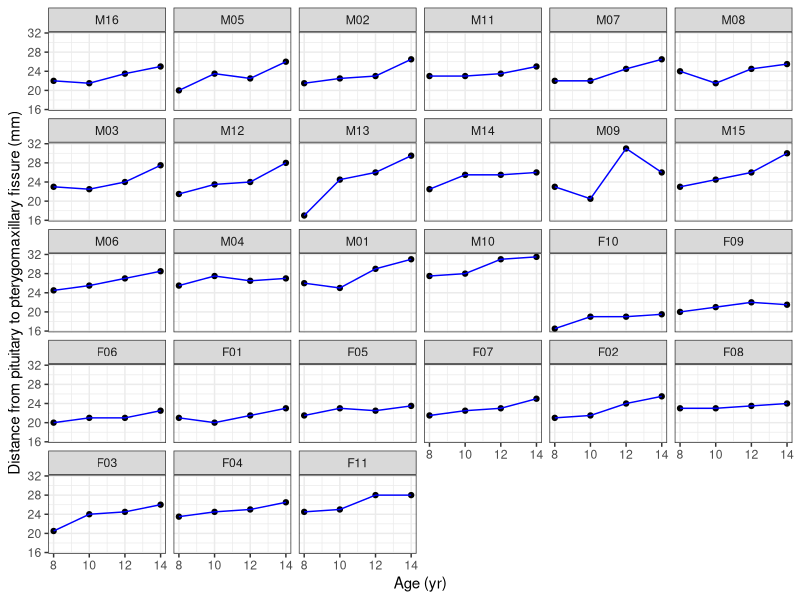
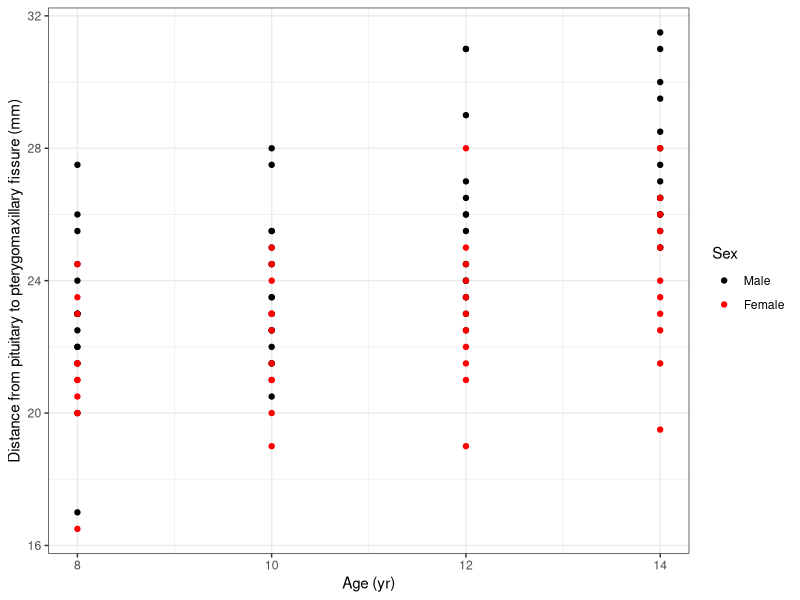
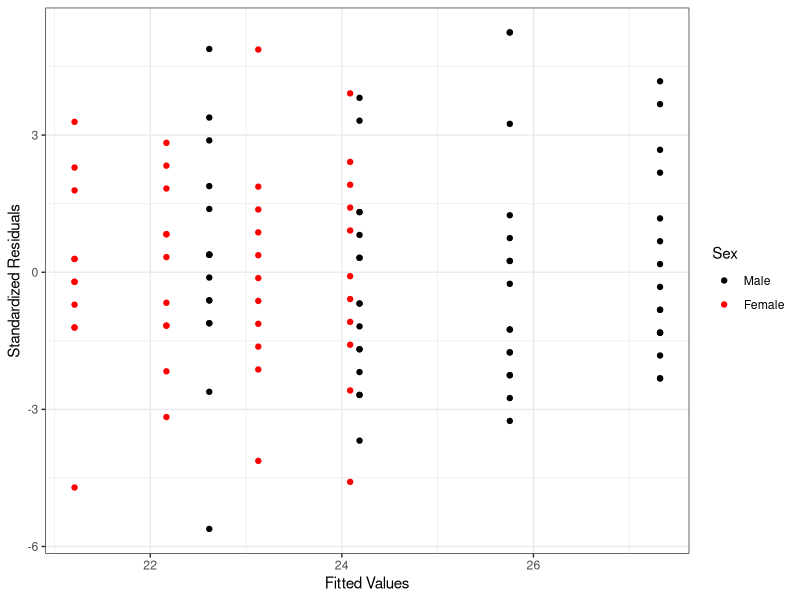
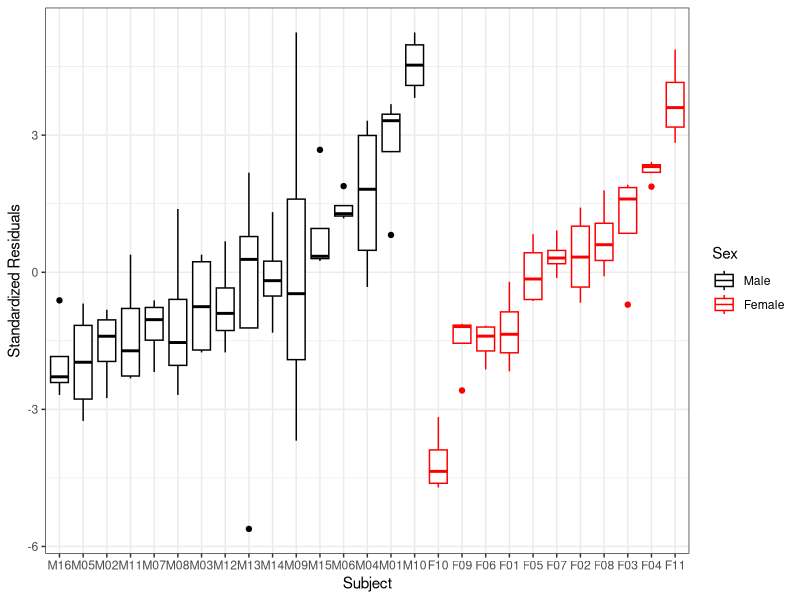
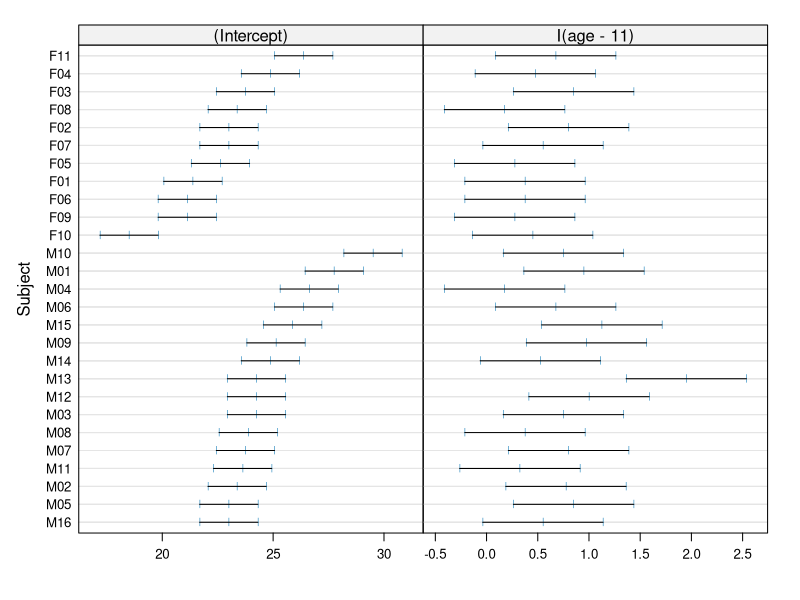
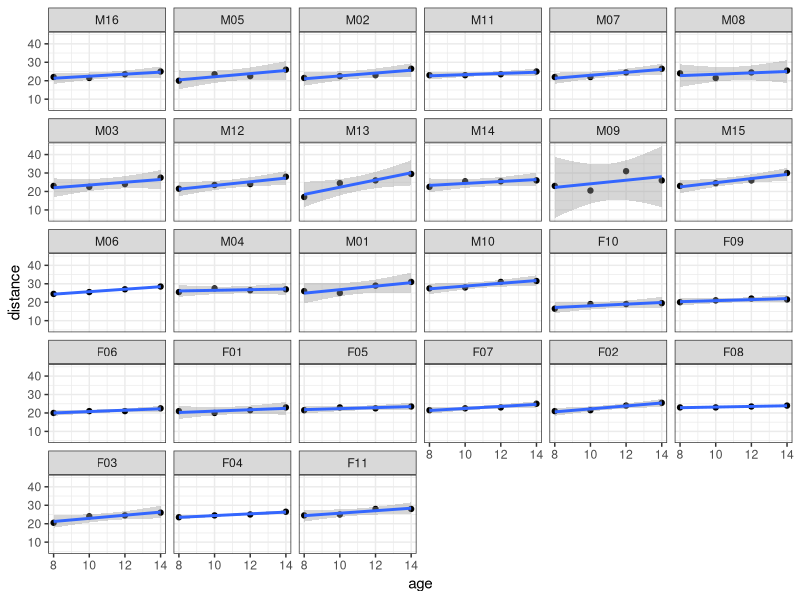
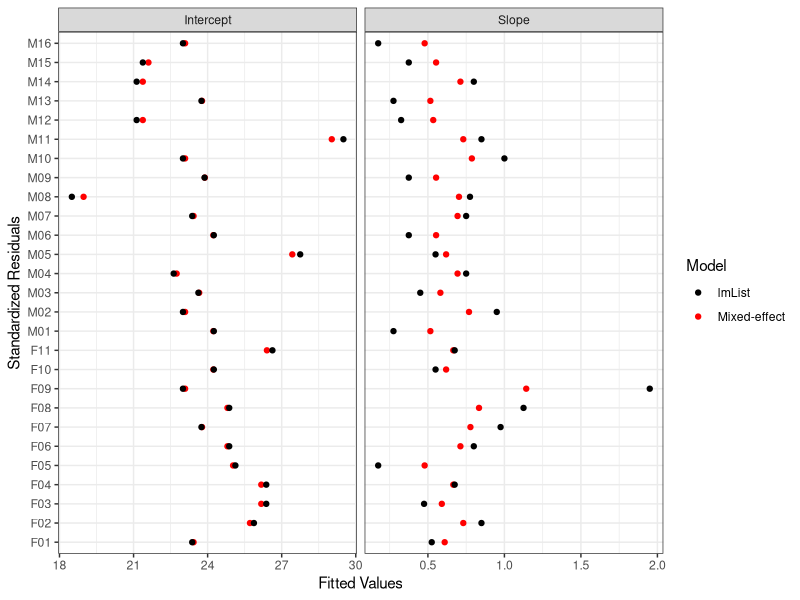
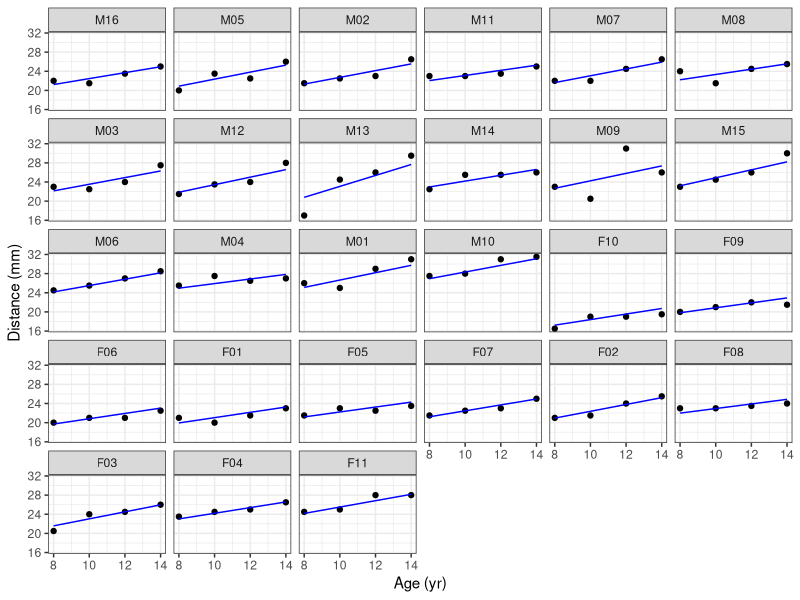

Source code (R) for these figures, in order:
## ---- chunk 1
knitr::opts_chunk$set(echo = TRUE)
## ---- chunk 2
library(nlme)
library(ggplot2)
library(dplyr)
library(tidyr)
library(magrittr)
## ---- chunk 3
attach(Orthodont)
head(Orthodont)
## ---- chunk 4
ggplot(Orthodont) +
  geom_point(aes(x = age, y = distance)) +
  geom_line(aes(x = age, y = distance), color="blue") +
  facet_wrap (~Subject) +
  xlab("Age (yr)") + 
  ylab("Distance from pituitary to pterygomaxillary fissure (mm)") +
  theme_bw()
## ---- chunk 5
ggplot(Orthodont) +
  geom_point(aes(x = age, y = distance, col = Sex)) +
  xlab("Age (yr)") + 
  ylab("Distance from pituitary to pterygomaxillary fissure (mm)") +
  scale_color_manual(values=c("black", "red")) +
  theme_bw()
## ---- chunk 6
lm.fit_all <- lm(distance ~ I(age-11)*Sex, Orthodont)
summary(lm.fit_all)
## ---- chunk 7
ggplot(lm.fit_all) +
  geom_point(aes(x = .fitted, y = .resid, col = Sex)) +
  scale_color_manual(values=c("black", "red")) +
  xlab("Fitted Values") + ylab("Standardized Residuals") +
  theme_bw()
## ---- chunk 8
ggplot(lm.fit_all) +
  geom_boxplot(aes(x = Subject, y = .resid, col = Sex)) +
  scale_color_manual(values=c("black", "red")) +
  xlab("Subject") + ylab("Standardized Residuals") +
  theme_bw()
## ---- chunk 9
lm.fit_perSubj <- lmList(distance ~ I(age-11) | Subject, Orthodont)

summary(lm.fit_perSubj)
## ---- chunk 10
coef.95.perSubj <- intervals(lm.fit_perSubj)
plot(coef.95.perSubj)

## ---- chunk 11
ggplot(Orthodont, aes(x = age, y = distance)) + 
  geom_point() +
  geom_smooth(method="lm") +
  facet_wrap(~Subject) +
  theme_bw()
## ---- chunk 12
lm.fit_SubjVariable <- lm(distance ~ I(age-11)*Subject, data = Orthodont)
summary(lm.fit_SubjVariable)
## ---- chunk 13
lm.fit_mixed_all <- lme(distance~I(age-11), data=Orthodont, random=~I(age-11)|Subject)

summary(lm.fit_mixed_all)
## ---- chunk 14
intervals(lm.fit_mixed_all)
## ---- chunk 15
lm.fit_mixed_diag <- lme( distance~I(age-11), data=Orthodont, 
                         random=list( Subject = pdDiag( ~I(age-11) ) ) )
lm.fit_mixed_diag
## ---- chunk 16
anova( lm.fit_mixed_all, lm.fit_mixed_diag)
## ---- chunk 17
lm.fit_mixed_slope <- lme( distance~I(age-11), data=Orthodont, 
                         random=~I(age-11)-1|Subject )
lm.fit_mixed_slope
## ---- chunk 18
anova( lm.fit_mixed_diag, lm.fit_mixed_slope)
## ---- chunk 19
df.mixed <- data.frame(coef(lm.fit_mixed_diag)) %>%
  set_colnames(c("Intercept", "Slope")) %>%
  pivot_longer(cols=1:2, names_to = "coeff_type", values_to ="coeff" )
data.coef.mixed <- data.frame(df.mixed, levels(Subject))

df.list<- data.frame(coef(lm.fit_perSubj)) %>%
  set_colnames(c("Intercept", "Slope")) %>%
  pivot_longer(cols=1:2, names_to = "coeff_type", values_to ="coeff" )
data.coef.list <- data.frame(df.list, levels(Subject))

data.coef.both <- rbind(data.coef.mixed, data.coef.list) %>%
  mutate(model = rbind(matrix(rep("Mixed-effect",54),nrow = 54) , matrix(rep("lmList",54), nrow = 54))) %>%
  set_colnames(c("coeff_type", "coeff", "Subject", "Model"))


ggplot(data.coef.both) +
  geom_point(aes(y = Subject, x = coeff, col = Model)) +
  facet_wrap(~coeff_type, scales = 'free_x') +
  scale_color_manual(values=c("black", "red")) +
  xlab("Fitted Values") + ylab("Standardized Residuals") +
  theme_bw()

## ---- chunk 20
newdata <- crossing(
  Subject = Orthodont %>% pull(Subject) %>% levels() %>% factor(),
  age = c(8,10,12,14))
newdata2 <- newdata %>%
  mutate(distance = predict(lm.fit_mixed_diag, newdata))


ggplot(Orthodont, aes(x = age, y = distance)) +
  geom_point() +
  facet_wrap(~Subject) +
  geom_line(data = newdata2, color = 'blue') +
  labs(y = "Distance (mm)", x = "Age (yr)") +
  theme_bw()

## ---- chunk 21
lm.fit_sex_mixed_all <- lme(distance~I(age-11)*Sex, data=Orthodont, random=~I(age-11)|Subject)
summary(lm.fit_sex_mixed_all)

## ---- chunk 22
intervals(lm.fit_sex_mixed_all)

## ---- chunk 23
Data_mixedeffect <- Orthodont %>%
  mutate(fit = fitted(lm.fit_sex_mixed_all),
       resid = residuals(lm.fit_sex_mixed_all))

ggplot(Data_mixedeffect) +
  geom_point(aes(x = fit, y = resid, col = Sex)) +
  scale_color_manual(values=c("black", "red")) +
  xlab("Fitted Values") + ylab("Standardized Residuals") +
  theme_bw()

## ---- chunk 24
ggplot(Data_mixedeffect) +
  geom_boxplot(aes(x = Subject, y = resid, col = Sex)) +
  scale_color_manual(values=c("black", "red")) +
  geom_hline(aes(yintercept = 0)) +
  xlab("Subject") + ylab("Standardized Residuals") +
  theme_bw()

  
## ---- chunk 25
anova(lm.fit_sex_mixed_all, lm.fit_all)
## ---- chunk 26
ran.eff <- random.effects(lm.fit_sex_mixed_all)
fix.eff <- fixed.effects(lm.fit_sex_mixed_all)

ran.eff

fix.eff
## ---- chunk 27

coeffs.model.mixed <- matrix(rep(0,54), nrow = 27)
coeffs.model.fixed <- matrix(rep(0,54), nrow = 27)


coeffs.model.fixed[1:16,1] <- fix.eff[1]
coeffs.model.fixed[1:16,2] <- fix.eff[2]
coeffs.model.fixed[16:27,1] <- fix.eff[1]+ fix.eff[3]
coeffs.model.fixed[16:27,2] <- fix.eff[2]+ fix.eff[4]

coeffs.model.mixed[1:16,1] <- ran.eff[1:16,1] + fix.eff[1]
coeffs.model.mixed[1:16,2] <- ran.eff[1:16,2] + fix.eff[2]
coeffs.model.mixed[17:27,1]<- ran.eff[17:27,1] + fix.eff[1]+ fix.eff[3]
coeffs.model.mixed[17:27,2]<- ran.eff[17:27,2] + fix.eff[2]+ fix.eff[4]


ids <- Orthodont %>% pull(Subject) %>% levels() %>% factor()

# make a tibble with the data extracted above
coeffs.model.fixed <- tibble(Subject = ids,
                  intercept = coeffs.model.fixed[,1],
                  slope = coeffs.model.fixed[,2])

coeffs.model.mixed <- tibble(Subject = ids,
                  intercept = coeffs.model.mixed[,1],
                  slope = coeffs.model.mixed[,2])

## ---- chunk 28
ggplot(Orthodont, aes(x = I(age-11), y = distance)) +
  geom_abline(data = coeffs.model.fixed, aes(intercept = intercept, 
                  slope = slope, col="Fixed Effect"), size = 1.3) +
  geom_abline(data = coeffs.model.mixed, aes(intercept = intercept, 
                  slope = slope, col="Mixed Effect"), size = 1.3) +
  geom_point() +
  facet_wrap(~Subject) +
  labs(x = "Age-11", y = "Distance", color = "Model") +
  scale_color_manual(values = c("blue", "red")) +
  theme_bw()

